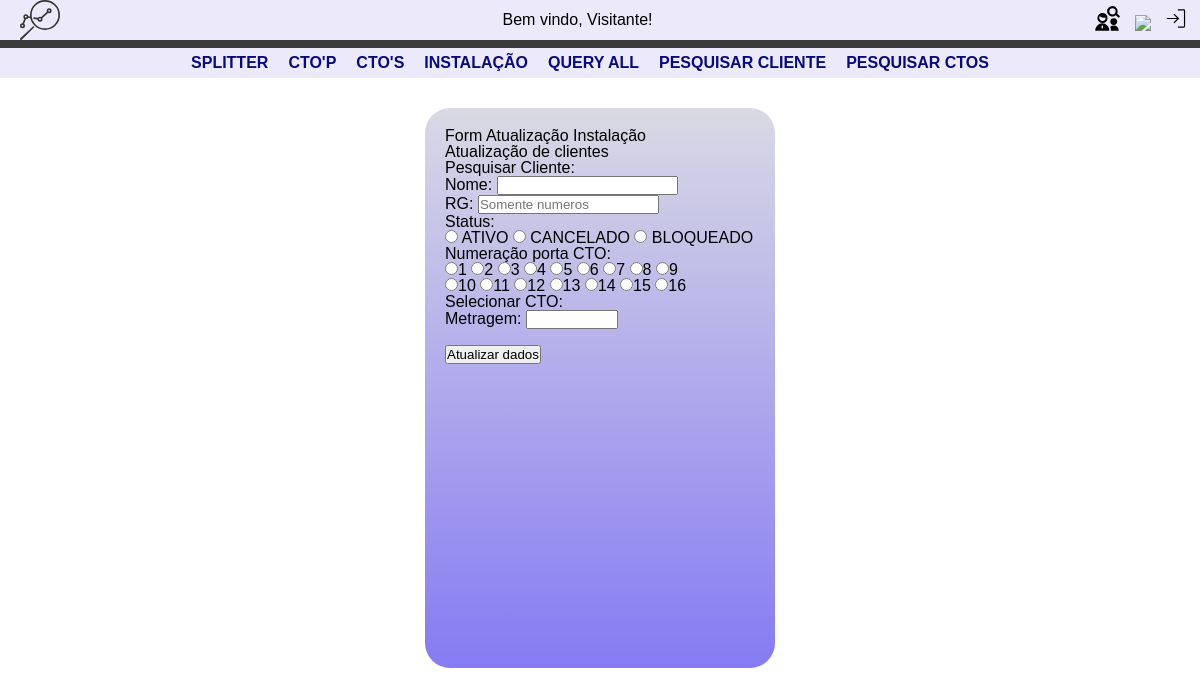
Before: /ctomanager/atualizarendereco/ with the older database file.
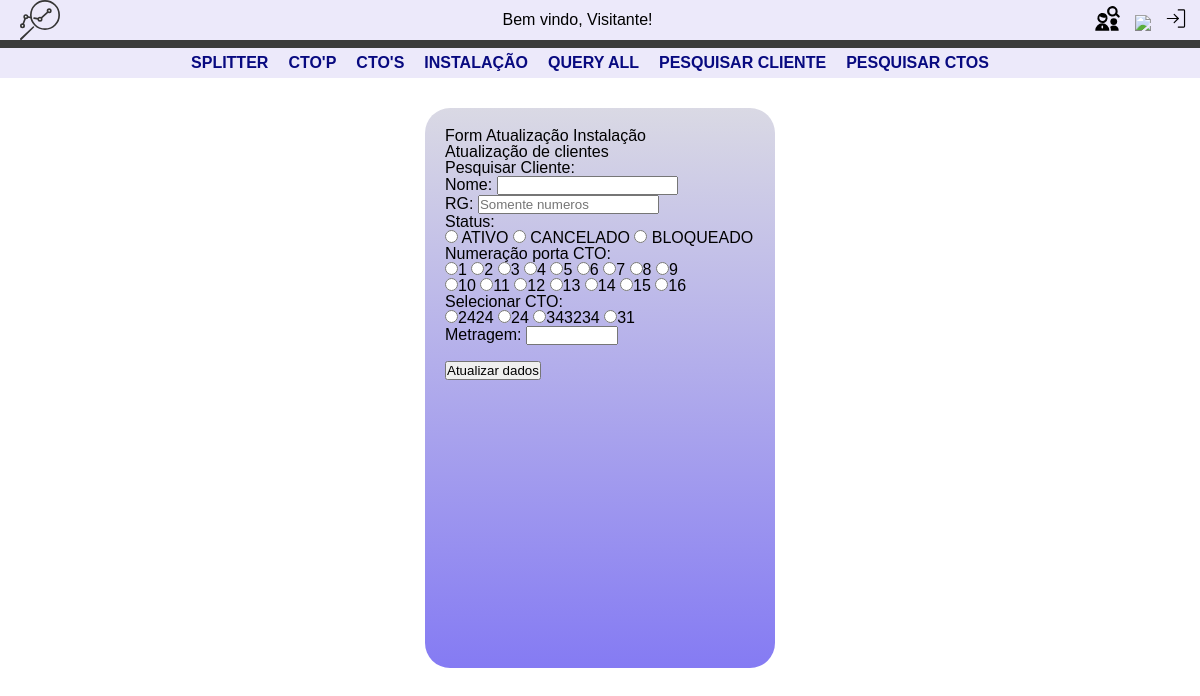
After: the same page with the newer database file.
### CTO_manager/models.py (models this page shows, shortened)
class CtoSecundaria(models.Model):
  numeracao = models.IntegerField() # Numero de identificacao da CTO secundaria
  descricao = models.TextField(blank=True, null=True, verbose_name='Descricao detalhada') # Informacoes detalhadas e observacoes sobre a CTO
  sinal_entrada = models.FloatField() # Referencia para o sinal que esta chegando na caixa (futura implementacao para verificar atenuacoes na rota)
  splitter = models.ForeignKey(Splitter, on_delete=models.CASCADE) # Pre-requisito: cadastro do splitter; o tamanho do splitter define quantos cliente a caixa pode ter
  derivacao_ctoPrimaria = models.ForeignKey(CtoPrimaria, on_delete=models.CASCADE) # Pre-requisito: cadastro da cto primaria. buscar caixar com identificador da ctop
  metragem = models.IntegerField(default=0) # tamanho do cabo que foi utilizado para instalacao
  clientes = models.ManyToManyField(Cliente, blank=True) # Este e o tipo de campo que define uma relacao de muitos-para-muitos com o modelo Cliente.

### CTO_manager/views.py (the view, shortened to what this page needs)
# urls.py: path('atualizarendereco/', views.mudanca_endereco, name='atualizarendereco'),
def mudanca_endereco(request):
  template = loader.get_template('CTO_manager/mudanca_endereco.html')
  ctos = CtoSecundaria.objects.all()
  context = {
    'titulo' : 'Mudança endereço', # titulo da pagina
    'ctos':ctos,
    'range': [1,2,3,4,5,6,7,8,9,10,11,12,13,14,15,16],
  }
  pk = request.GET.get('pk')
  return HttpResponse(template.render(context, request))

### CTO_manager/templates/CTO_manager/mudanca_endereco.html (shortened to what this page needs)
{% extends 'base.html' %}
{% block content %}
<section class="main">
<h1>Form Atualização Instalação</h1>
<p>Atualização de clientes</p>
<form action="/ctomanager/atualizarendereco/" method="post">
  <fieldset>
    <legend>Pesquisar Cliente:</legend>
    <p>
      <label for="nome">Nome:</label>
      <input type="text" name="nome" id="nome" value="{{nome}}" required>
    </p>
    <p>
      <label for="rg">RG:</label>
      <input type="number" name="rg", id="rg"  value="{{rg}}" placeholder="Somente numeros">
    </p>
    <p>
      Status:<br>
      <input type="radio" name="status" value="ATIVO" id="ativo" {% if status == 'ATIVO' %}checked{% endif %}>
      <Label for="ativo">ATIVO</Label>
      <input type="radio" name="status" value="CANCELADO" id="cancelado" {% if status == 'CANCELADO' %}checked{% endif %}>
      <label for="cancelado">CANCELADO</label>
      <input type="radio" name="status" value="BLOQUEADO" id="bloqueado" {% if status == 'BLOQUEADO' %}checked{% endif %}>
      <label for="bloqueado">BLOQUEADO</label>
    </p>
    <p>
       <span>Numeração porta CTO:</span><br>
      {% for numero in range %}
      <input type="radio" name="porta" id="pt" value="{{numero}}" {% if porta == numero %}checked{% endif %}><label for="porta" >{{numero}}</label>
      {% if numero == 9 %}
        <br>
      {%endif%}
      {% endfor %}
    </p>
    <p>
      <span>Selecionar CTO:</span><br>
      {% for cto in ctos %}
        <input type="radio" name="numeracao_cto" value="{{cto.numeracao}}" id="{{cto.numeracao}}" required
        ><label for="{{cto.numeracao}}">{{cto.numeracao}}</label>
      {% endfor %}
    </p>
    <p>
      <label for="metragem">Metragem:</label>
      <input type="number" step="0.01" name="metragem" id="metragem" min="0" max="1000" value="{{ metragem }}">
    </p>
    <br><button type="submit">Atualizar dados</button>
  </fieldset>
</form>
</section>
{% endblock %}

Changed rows visible on the page:
added CtoSecundaria: numeracao "☐ 2424", numeracao "2424"
added CtoSecundaria: numeracao "☐ 24", numeracao "24"
added CtoSecundaria: numeracao "☐ 343234", numeracao "343234"
added CtoSecundaria: numeracao "☐ 31", numeracao "31"
